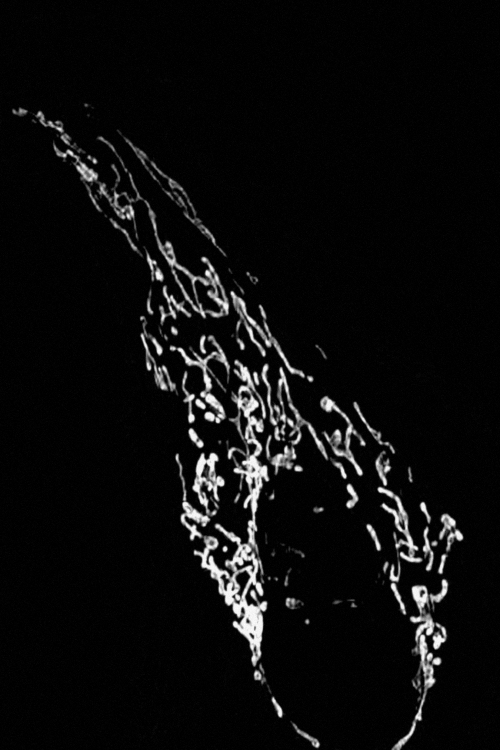
%> input picture cnn/singleMito.tiff, 500 x 750 px, given in place of singleMito.tif, which was not available
$ octave download3D.m   (GNU Octave 9; MATLAB toolbox functions it lacks are replaced by stand-ins)
%> lines starting %> are read from the running program, lines starting %| are printed output that depends on the picture; pictures that were not available may be replaced by others from this repository, and a replacement may not be noted
trainSize = 500;

imAt=double(imread('singleMito.tif'));
%> imAt: size 750x500 double; min 0, max 2654, mean 135.7; mean of the top-left, top-right, bottom-left and bottom-right quarters 124.7, 34.5, 149.2, 234.6
imBt=double(imread('singleActin.tif'));
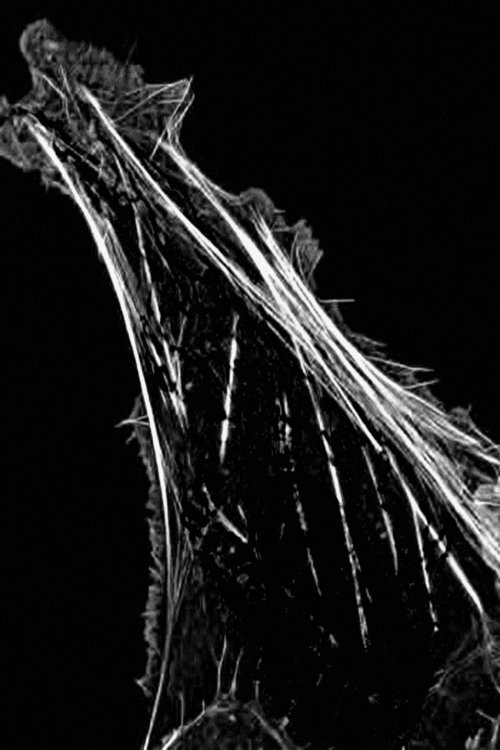
%> input picture cnn/singleActin.tiff, 500 x 750 px, given in place of singleActin.tif, which was not available
%> imBt: size 750x500 double; min 0, max 2634, mean 262.3; mean of the top-left, top-right, bottom-left and bottom-right quarters 365.8, 191.1, 161.3, 331.1
imCt=double(imread('singleNuc.tif'));
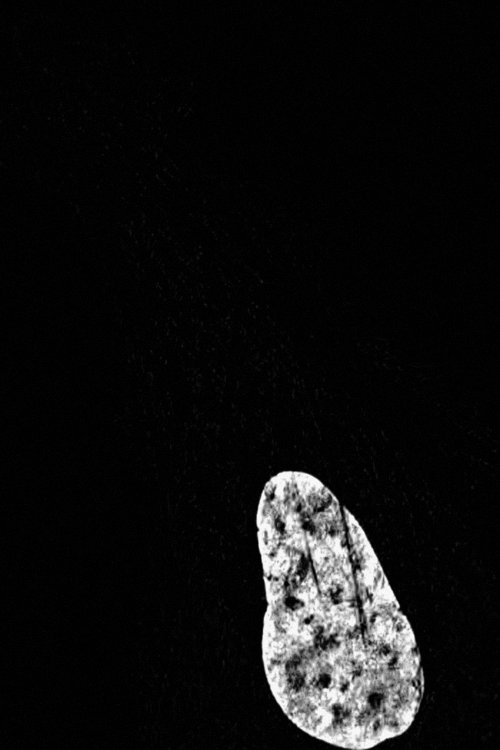
%> input picture cnn/singleNuc.tiff, 500 x 750 px, given in place of singleNuc.tif, which was not available
%> imCt: size 750x500 double; min 0, max 2620, mean 165.9; mean of the top-left, top-right, bottom-left and bottom-right quarters 24, 21, 24.2, 594.5
imA=imresize(imAt,[256 256]);
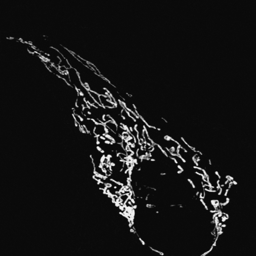
%> imA: size 256x256 double; min -99.51, max 2720.4, mean 135.7; drawn with min black and max white
imB=imresize(imBt,[256 256]);
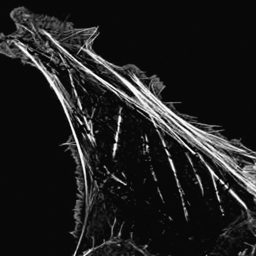
%> imB: size 256x256 double; min -73.13, max 2662.5, mean 262.3; drawn with min black and max white
imC=imresize(imCt,[256 256]);
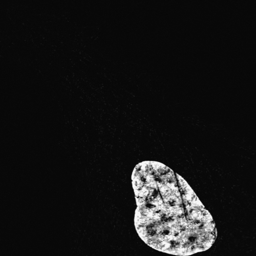
%> imC: size 256x256 double; min -73.98, max 2627, mean 165.9; drawn with min black and max white

d=(size(imA)==size(imB))==(size(imA)==size(imC));
%> d = [true true]

params = zeros(6,trainSize);
angles = [0,90,180,270];
for i=1:trainSize
    tau1 = 5*rand(1);
    tau2 = 5*rand(1);
    tau3 = 5*rand(1);

    randIndA = randperm(length(angles),1);
    randIndB = randperm(length(angles),1);
    randIndC = randperm(length(angles),1);
    thetaA = angles(randIndA);
    thetaB = angles(randIndB);
    thetaC = angles(randIndC);

    params(:,i)=[imA(1); imB(1); imC(1); tau1; tau2; tau3];
%> the run ends on the next line
    data=single(generate3ComponentData(imrotate(imA,thetaA),imrotate(imB,thetaB),imrotate(imC,thetaC),tau1,tau2,tau3));
% [7 lines not run here, left out]
function CubeData=generate3ComponentData(imA,imB,imC,tau1,tau2,tau3)

if(~((size(imA)==size(imB))==(size(imA)==size(imC))))
    fprintf('images should be equal in dimension.. exiting')
    return;
end

[rowSize, colSizes]=size(imA);
decayBins=300;

CubeData=double(zeros(rowSize,colSizes,decayBins));
timePoints=0.1:0.1:30;

 for i=1:rowSize
    for j=1:colSizes
        data=double(imA(i,j))*(exp(-(normrnd(tau1,tau1*0.04))*timePoints))+...
            double(imB(i,j))*(exp(-(normrnd(tau2,tau2*0.04))*timePoints))+1*rand(1,decayBins)+...
            double(imC(i,j))*(exp(-(normrnd(tau3,tau3*0.04))*timePoints));

        if(~isnan(sum(data)))
            CubeData(i,j,:)=data;
        end
    end
 end

% NoiseModel=normrnd(1600,10,size(CubeData)); % normal noise
% CubeData=CubeData+NoiseModel;

end
